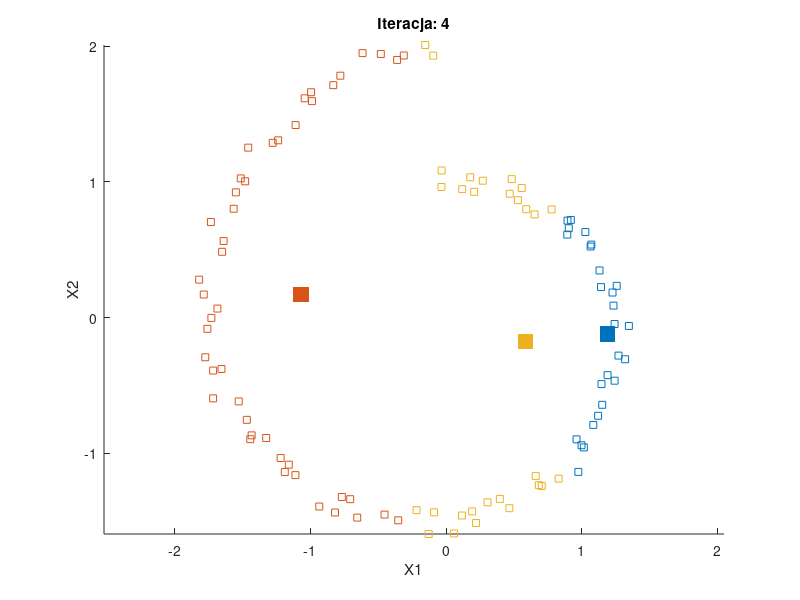
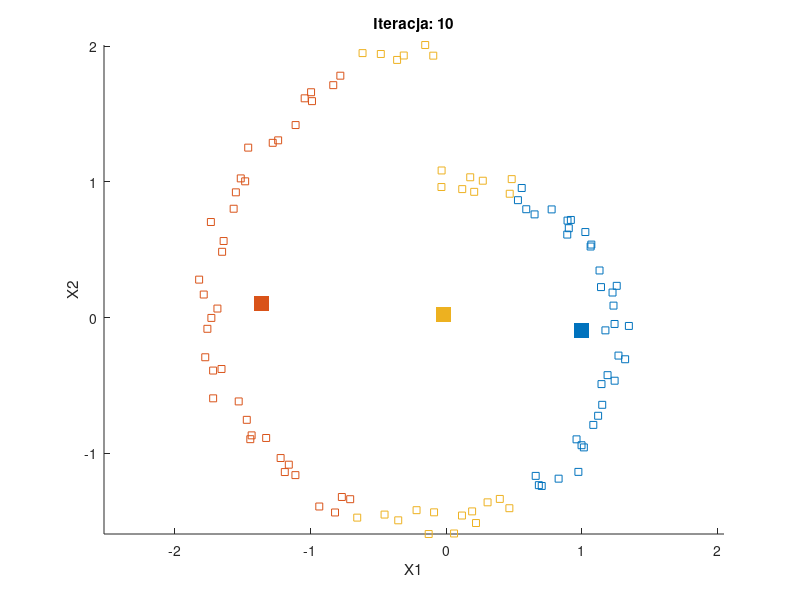

Write the MATLAB code that produced these figures, in order.
rand ('seed',123);

t=1:0.01:2;
probki = [t.*sin(t*2*pi)-0.1+0.2*rand(1, length(t)); t.*cos(t*2*pi)-0.1+0.2*rand(1,length(t))]';
clear t;
%plot (probki(:,1), probki(:,2), 'sk');
%xlabel ('x1');
%ylabel ('x2');

k = 3;              % liczba grup
iteracje = 10;      % liczba iteracji

M = size(probki,1); % liczba próbek
m = randperm(M, k);  % wybór losowo m różnych próbek
V = probki(m, :);   % środki grup

% Tablica przynależności próbek
przynaleznosc = zeros(M,1);

% Kolory dla grup
kolory = lines(k);

figure;
hold on;
axis equal;
title('K-średnie – animacja iteracji');
xlabel('X1');
ylabel('X2');

for it = 1:iteracje   % pętla wykonywana przez zadaną liczbę iteracji
    
    % Krok 1: przypisanie próbek do najbliższego środka, pętla po
    % wszystkich M próbkach
    for s = 1:M
        %d = sum((V - probki(s,:)).^2, 2);  % wyliczenie odległości euklidesowej
        d = abs(V(:,1) - probki(s,1));  % wyliczenie odległości manhattan
        [~, idx] = min(d);
        przynaleznosc(s) = idx;
    end
    
    cla; % czyścimy wykres
    
    % Rysowanie punktów w kolorach grup, pętla po wszystkich grupach
    for j = 1:k
        scatter(probki(przynaleznosc==j,1), probki(przynaleznosc==j,2), ...
                25, kolory(j,:),'s');
    end
    
    % Rysowanie środków grup
    scatter(V(:,1), V(:,2), 120, kolory, 's', 'filled');
    
    title(['Iteracja: ', num2str(it)]);
    drawnow;    % aktualizacja animacji
    pause(1);   % opóźnienie 1s między kolejnymi iteracjami
    
    if it == 4           % zapis wyników przy 4 iteracji
        saveas(gcf, 'k_srednie_iteracja_4.png');
        centra_it4 = V;
        przyn_it4 = przynaleznosc;
        save('wyniki_iteracja4.mat','centra_it4','przyn_it4');
    end
    
    if it == 10  % zapis wyników przy 10 iteracji
        saveas(gcf, 'k_srednie_iteracja_10.png');
        centra_it10 = V;
        przyn_it10 = przynaleznosc;
        save('wyniki_iteracja10.mat','centra_it10','przyn_it10');
    end
    %  Krok 2: aktualizacja środków
    for j = 1:k
        punkty = probki(przynaleznosc == j, :);
        if ~isempty(punkty)
            V(j,:) = mean(punkty, 1);
        end
    end
end
